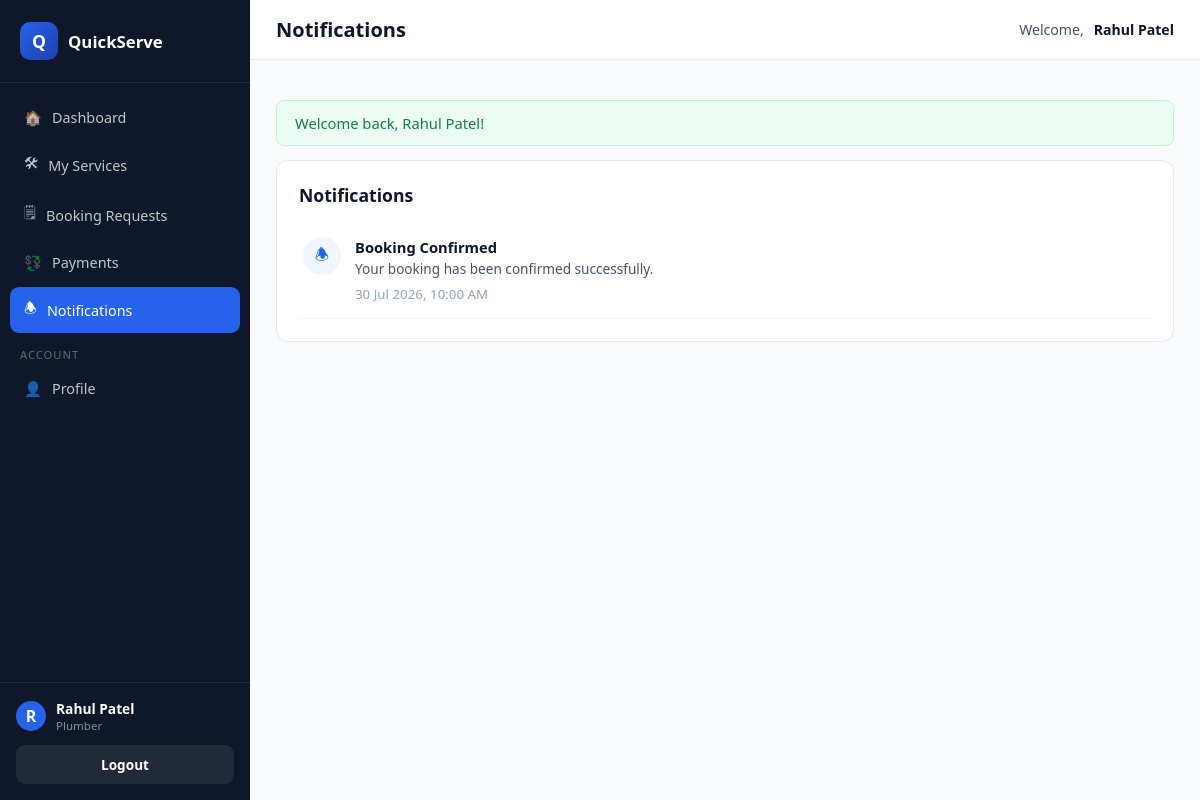
/provider/notifications.php (signed in), run on the app's committed database.
### tables this page shows
CREATE TABLE `notifications` (
  `id` int(11) NOT NULL,
  `customer_id` int(11) DEFAULT NULL,
  `provider_id` int(11) DEFAULT NULL,
  `title` varchar(150) DEFAULT NULL,
  `message` text DEFAULT NULL,
  `is_read` tinyint(1) DEFAULT 0,
  `created_at` datetime DEFAULT NULL,
  `updated_at` datetime DEFAULT NULL
);

### provider/notifications.php (the view, shortened to what this page needs)
<?php
require_once __DIR__ . '/../includes/functions.php';
$providerId = $_SESSION['provider_id'];
$pdo->prepare("UPDATE notifications SET is_read = 1 WHERE provider_id = ?")->execute([$providerId]);
$stmt = $pdo->prepare("SELECT * FROM notifications WHERE provider_id = ? ORDER BY created_at DESC");
$stmt->execute([$providerId]);
$notifications = $stmt->fetchAll();
require __DIR__ . '/../includes/dash_shell_top.php';
?>
<div class="card">
  <div class="card-header"><h2>Notifications</h2></div>
  <?php if (!$notifications): ?>
    <div class="empty-state"><div>🕭</div><p>You have no notifications yet.</p></div>
  <?php else: ?>
    <?php foreach ($notifications as $n): ?>
      <div style="display:flex;gap:14px;padding:14px 4px;border-bottom:1px solid var(--slate-100);">
        <div style="width:38px;height:38px;border-radius:50%;background:var(--primary-lighter);color:var(--primary);display:flex;align-items:center;justify-content:center;flex-shrink:0;">🕭</div>
        <div>
          <strong style="display:block;font-size:0.92rem;"><?php echo e($n['title']); ?></strong>
          <span style="display:block;font-size:0.85rem;color:var(--slate-600);margin:2px 0 4px;"><?php echo e($n['message']); ?></span>
          <small style="color:var(--slate-400);"><?php echo fdatetime($n['created_at']); ?></small>
        </div>
      </div>
    <?php endforeach; ?>
  <?php endif; ?>
</div>
<?php require __DIR__ . '/../includes/dash_shell_bottom.php'; ?>

### assets/css/style.css (style rules this page uses)
:root { --primary: #2563eb; --primary-dark: #1d4ed8; --primary-darker: #1e40af; --primary-light: #dbeafe; --primary-lighter: #eff6ff; --accent: #60a5fa; --success: #16a34a; --danger: #dc2626; --warning: #d97706; --slate-900: #0f172a; --slate-700: #334155; --slate-600: #475569; --slate-500: #64748b; --slate-400: #94a3b8; --slate-300: #cbd5e1; --slate-200: #e2e8f0; --slate-100: #f1f5f9; --slate-50: #f8fafc; --white: #ffffff; --radius: 12px; --radius-sm: 8px; --shadow: 0 4px 20px rgba(15, 23, 42, 0.08); --shadow-lg: 0 12px 36px rgba(15, 23, 42, 0.14); --font: 'Segoe UI', Roboto, Helvetica, Arial, sans-serif; }
* { box-sizing: border-box; }
html, body { margin: 0; padding: 0; font-family: var(--font); color: var(--slate-900); background: var(--slate-50); scroll-behavior: smooth; }
.card { background: #fff; border-radius: var(--radius); border: 1px solid var(--slate-200); padding: 22px; margin-bottom: 22px; }
.card-header { display: flex; align-items: center; justify-content: space-between; margin-bottom: 16px; }
.card-header h2 { font-size: 1.1rem; margin: 0; }

### data on the page
notifications: title "Booking Confirmed", message "Your booking has been confirmed successfully.", created_at "30 Jul 2026, 10:00 AM"

### other printed values
$item['icon'] "🏠"
$item['label'] "Dashboard"
$item['icon'] "🛠"
$item['label'] "My Services"
$item['icon'] "🗒"
$item['label'] "Booking Requests"
$item['icon'] "💱"
$item['label'] "Payments"
$item['icon'] "🕭"
$item['label'] "Notifications"
$item['divider'] "ACCOUNT"
$item['icon'] "👤"
$item['label'] "Profile"
substr($dashUserName, 0, 1) "R"
$dashUserName "Rahul Patel"
